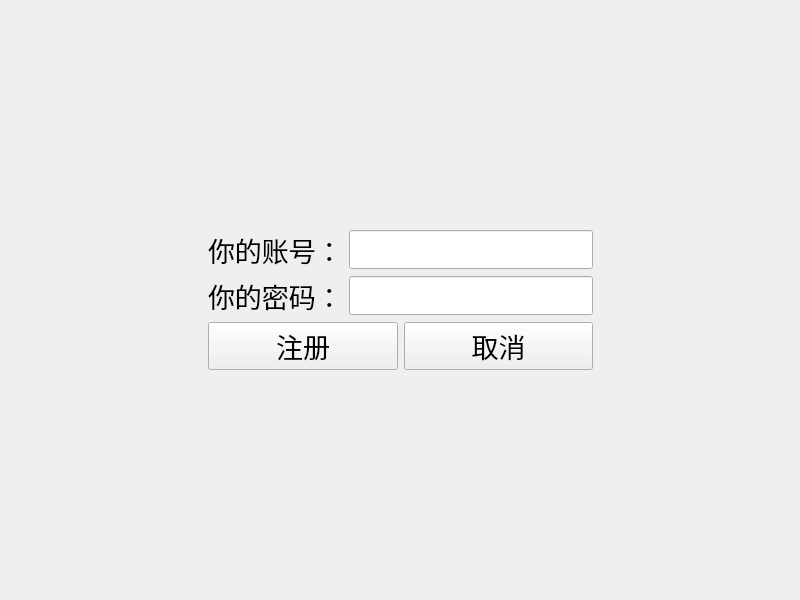
<?xml version="1.0" encoding="UTF-8"?>
<ui version="4.0">
 <class>register_page</class>
 <widget class="QWidget" name="register_page">
  <property name="geometry">
   <rect>
    <x>0</x>
    <y>0</y>
    <width>800</width>
    <height>600</height>
   </rect>
  </property>
  <property name="font">
   <font>
    <pointsize>20</pointsize>
   </font>
  </property>
  <property name="windowTitle">
   <string>Form</string>
  </property>
  <layout class="QGridLayout" name="gridLayout">
   <item row="0" column="1">
    <spacer name="verticalSpacer">
     <property name="orientation">
      <enum>Qt::Vertical</enum>
     </property>
     <property name="sizeHint" stdset="0">
      <size>
       <width>20</width>
       <height>205</height>
      </size>
     </property>
    </spacer>
   </item>
   <item row="1" column="0">
    <spacer name="horizontalSpacer">
     <property name="orientation">
      <enum>Qt::Horizontal</enum>
     </property>
     <property name="sizeHint" stdset="0">
      <size>
       <width>129</width>
       <height>20</height>
      </size>
     </property>
    </spacer>
   </item>
   <item row="1" column="1">
    <layout class="QVBoxLayout" name="verticalLayout">
     <item>
      <layout class="QHBoxLayout" name="horizontalLayout">
       <item>
        <widget class="QLabel" name="label">
         <property name="text">
          <string>你的账号：</string>
         </property>
        </widget>
       </item>
       <item>
        <widget class="QLineEdit" name="lineEdit"/>
       </item>
      </layout>
     </item>
     <item>
      <layout class="QHBoxLayout" name="horizontalLayout_2">
       <item>
        <widget class="QLabel" name="label_2">
         <property name="text">
          <string>你的密码：</string>
         </property>
        </widget>
       </item>
       <item>
        <widget class="QLineEdit" name="lineEdit_2"/>
       </item>
      </layout>
     </item>
     <item>
      <layout class="QHBoxLayout" name="horizontalLayout_3">
       <item>
        <widget class="QPushButton" name="pushButton">
         <property name="text">
          <string>注册</string>
         </property>
        </widget>
       </item>
       <item>
        <widget class="QPushButton" name="pushButton_2">
         <property name="text">
          <string>取消</string>
         </property>
        </widget>
       </item>
      </layout>
     </item>
    </layout>
   </item>
   <item row="1" column="2">
    <spacer name="horizontalSpacer_2">
     <property name="orientation">
      <enum>Qt::Horizontal</enum>
     </property>
     <property name="sizeHint" stdset="0">
      <size>
       <width>129</width>
       <height>20</height>
      </size>
     </property>
    </spacer>
   </item>
   <item row="2" column="1">
    <spacer name="verticalSpacer_2">
     <property name="orientation">
      <enum>Qt::Vertical</enum>
     </property>
     <property name="sizeHint" stdset="0">
      <size>
       <width>20</width>
       <height>205</height>
      </size>
     </property>
    </spacer>
   </item>
  </layout>
 </widget>
 <resources/>
 <connections/>
</ui>
